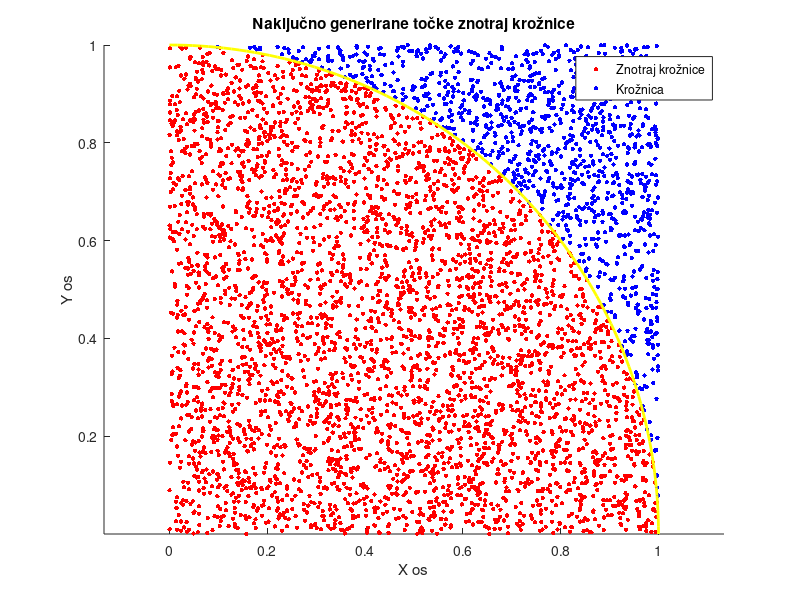

Write the MATLAB code that produced this figure.
function calc_pi()
    n=5000;
    r=1;
    [pi_priblizek, napaka] = area_pi(n);
    disp('Koordinate točk znotraj kroga in znotraj kvadrata v vektorski obliki: odstrani %komentar')
    %[znotraj_kroga, znotraj_kvadrata] = mcc_pi(n)
    disp(['Približek števila pi:', num2str(pi_priblizek)])
    disp(['Odstopanje:', num2str(napaka)])
    figure(n)
end



function figure(n)
     x = rand(1,n);
     y = rand(1,n);
     radij = sqrt(x.^2 + y.^2);  
     znotraj_kroga = radij <= 1;

    
     scatter(x(znotraj_kroga), y(znotraj_kroga), 10, 'r', 'filled');  
     hold on;
     scatter(x(~znotraj_kroga), y(~znotraj_kroga), 10, 'b', 'filled'); 
     hold off;

    theta = linspace(0, pi/2, 100);  % 100 točk za izris krožnice
    r = 1;  % Radij krožnice
    x_circle = r * cos(theta);
    y_circle = r * sin(theta);
    
    hold on;
    plot(x_circle, y_circle, 'y', 'LineWidth', 2);  % Izris loka krožnice (zeleno)
    hold off;
        axis equal;
    title('Naključno generirane točke znotraj krožnice');
    legend('Znotraj krožnice', 'Krožnica');
    xlabel('X os');
    ylabel('Y os');
end


function [pi_priblizek, napaka] = area_pi(n)     
   zunaj=0;
   notri=0;
   na_kroznici=@(t) [cos(t);sin(t)];
   t=rand(0:pi/2);
    for i=1:n
        x = rand();
        y = rand();
        znotri=2*pi*rand();
         tocka_na_kroznici=[na_kroznici(znotri)];
         tocke_kroznice(:,i) = tocka_na_kroznici;
         tocke_kvadrata(:,i) = [x;y;];
            if (x^2+y^2)<=1
                notri=notri+1;
            else
                zunaj=zunaj+1;
            end
    end
  pi_priblizek=4*notri/n;
  napaka=abs(pi_priblizek-pi);
end
